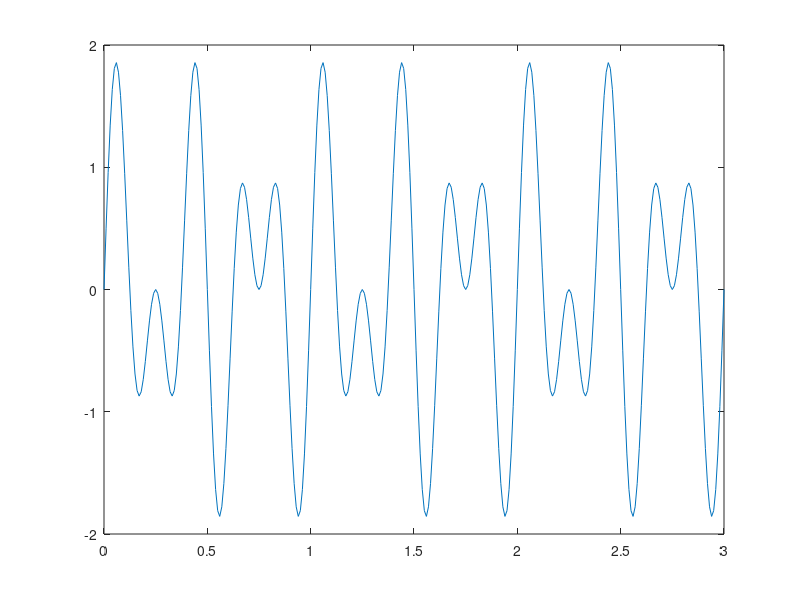

This chart was generated by the following MATLAB code: (Note: this script raises an error after producing the figure.)
%% Signal Processing with MATLAB
%% Lesson 1: Generate a Signal
% TASK 1:
% First, you need to choose the sample times where the signal should get generated. 
% You can choose sample times by specifying the:
% 
% Sample rate fs
% 
% Start time
% 
% End time
% 
% You can create time steps from a to b with the colon operator:
% 
% a:1/fs:b
% 
% The distance between two samples is 1 over the sample rate.
% 
% TASK
% 
% Specify a sample rate of 100 Hz in a variable named fs.
% 
% Then create a signal named t that extends from  0 to 3, with time steps that 
% are 1/fs.

fs=100
t=0:1/fs:3
% TASK 2:
% A straightforward way to make a sine wave is using the sin function:
% 
% s = sin(2*pi*f*t)
% 
% where f is the frequency, and t are the time steps.
% 
% TASK
% 
% Create a sine signal named sig at the sample times in t. Use a frequency of 
% 5 Hz.
% 
% Then create a plot of sig versus t.

sig=sin(2*pi*5*t)
plot(t,sig)
% TASK 3:
% To create a signal with multiple tones, you can add sine waves together.
% 
% TASK
% 
% Create another signal with a tone at 3 Hz. Add it to the 5 Hz tone from the 
% previous task and name the result sig. Then create a plot of sig versus t.

sig=sig+sin(2*pi*3*t)
plot(t,sig)
% Further Practice:
% Try using the pspectrum function to view the spectrum of sig:
% 
% pspectrum(sig,fs)
% 
% Remember that you can execute your script by clicking the Run or Run Section 
% button in the MATLAB Toolstrip.
% 
% When you're finished practicing, you may move on to the next section.

pspectrum(sig,fs)